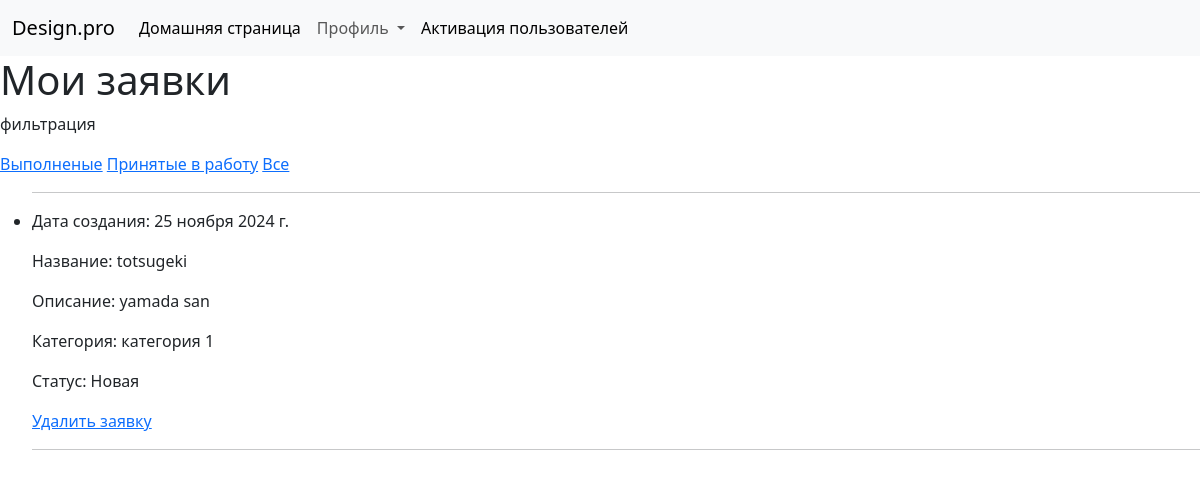
The page /studio/pleasn/ (signed in) on the database its author committed.
### studio/models.py (models this page shows, shortened)
class Plea(models.Model):
    name = models.CharField(max_length=50)
    description = models.TextField(max_length=1000, help_text="Введите описание заявки")
    category = models.ForeignKey('Category', on_delete=models.SET_NULL, null=True, help_text="Выберите категорию заявки")
    plan = models.ImageField(upload_to ='images/', null=True)
    author = models.ForeignKey(User, on_delete=models.SET_NULL, null=True, blank=True)
    creationDate = models.DateField(default=date.today)
    LOAN_STATUS = (
        ('n', 'Новая'),
        ('c', 'Выполнено'),
        ('i', 'принято в работу')
    )
    status = models.CharField(max_length=1, choices=LOAN_STATUS, blank=True, default='n', help_text='Статус заявки')
    def get_absolute_url(self):
        return reverse('plea-detail', args=[str(self.id)])

class Category(models.Model):
    name = models.CharField(
        max_length=200,
        unique=True,
        help_text="Введите категорию"
    )
    def __str__(self):
        return self.name
    class Meta:
        constraints = [
            UniqueConstraint(
                Lower('name'),
                name='genre_name_case_insensitive_unique',
                violation_error_message = "Жанр уже существует (совпадение без учета регистра)"
            ),
        ]

### studio/views.py (the view)
class PleaListViewN(LoginRequiredMixin,generic.ListView):
    model = Plea
    template_name ='studio/plea_list_n.html'
    def get_queryset(self):
        return Plea.objects.filter(author=self.request.user).order_by('creationDate').filter(status='n')

### studio/templates/studio/plea_list_n.html
{% extends "base_generic.html" %}
{% block content %}
  <h1>Мои заявки</h1>
  <p>фильтрация</p>
  <a href="{% url 'pleas_c'%}">Выполненые</a>
  <a href="{% url 'pleas_i'%}">Принятые в работу</a>
  <a href="{% url 'pleas'%}">Все</a>
  {% if plea_list %}
    <ul>
      {% for plea in plea_list %}
      <li>
        <hr>
        <p>Дата создания: {{ plea.creationDate }}</p>
        <p>Название: {{ plea.name }}</p>
        <p>Описание: {{ plea.description }}</p>
        <p>Категория: {{ plea.category }}</p>
        {% if plea.status == 'n' %}
        <p>Статус: Новая</p>
        {% elif plea.status == 'c' %}
        <p>Статус: Выполнено</p>
        {% else %}
        <p>Статус: принято в работу</p>
        {% endif %}
        <a href="{{ plea.get_absolute_url }}/delete/">Удалить заявку</a>
        <hr>
      </li>
      {% endfor %}
    </ul>
  {% else %}
    <p>У вас нет заявок</p>
  {% endif %}
{% endblock %}

### rows shown on the page
Plea: creationDate "25 ноября 2024 г.", name "totsugeki", description "yamada san", category "категория 1", status "Статус: Новая"
